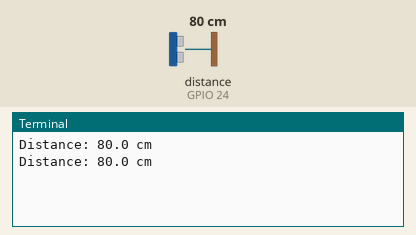
A program run on a simulated Raspberry Pi (BCM pin numbers). Parts: the last lines printed to the terminal. The inputs (shaded band) are chosen by the test bench; at power-on: distance to the obstacle (sensor on GPIO 24) 80 cm. The echo pulse lasts 58.3 µs per cm; the clock reads 2024-03-15 10:24:30 at power-on unless the program sets it.

Above: at 1.2 s.
1.3 s: distance to the obstacle (sensor on GPIO 24) set to 2 cm
At 2.6 s:
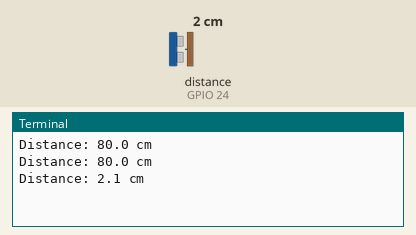
2.8 s: distance to the obstacle (sensor on GPIO 24) set to 4 cm
At 3.8 s:
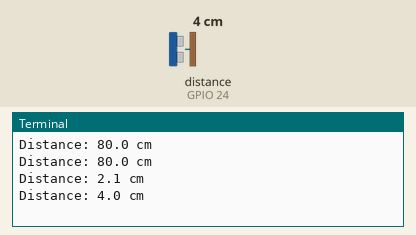
Timing chart, 0 to 5.8 s (numbered marks = the images above; inputs shaded):
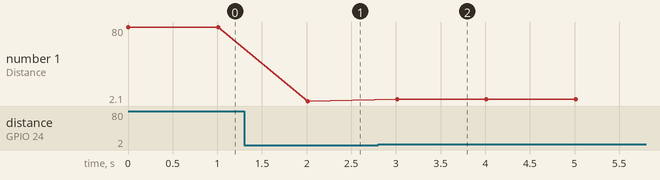

The program:

CodeRun.py
```python
import RPi.GPIO as GPIO
import time
import signal
import sys

# use Raspberry Pi board pin numbers
GPIO.setmode(GPIO.BCM)

# set GPIO Pins
pinTrigger = 18
pinEcho = 24

def close(signal, frame):
	print("\nTurning off ultrasonic distance detection...\n")
	GPIO.cleanup()
	sys.exit(0)

signal.signal(signal.SIGINT, close)

# set GPIO input and output channels
GPIO.setup(pinTrigger, GPIO.OUT)
GPIO.setup(pinEcho, GPIO.IN)

while True:
	# set Trigger to HIGH
	GPIO.output(pinTrigger, True)
	# set Trigger after 0.01ms to LOW
	time.sleep(0.00001)
	GPIO.output(pinTrigger, False)

	startTime = time.time()
	stopTime = time.time()

	# save start time
	while 0 == GPIO.input(pinEcho):
		startTime = time.time()

	# save time of arrival
	while 1 == GPIO.input(pinEcho):
		stopTime = time.time()

	# time difference between start and arrival
	TimeElapsed = stopTime - startTime
	# multiply with the sonic speed (34300 cm/s)
	# and divide by 2, because there and back
	distance = (TimeElapsed * 34300) / 2

	print ("Distance: %.1f cm" % distance)
	time.sleep(1)
```

Measured:
- after the input at 1.3 s, the terminal: prints a new line after 0.71 s (image 1)
- after the input at 2.8 s, the terminal: prints a new line after 0.21 s (image 2)
- plotted number 1: 80 → 2.1 after the input at 1.3 s, 2.1 → 4 after the input at 2.8 s
